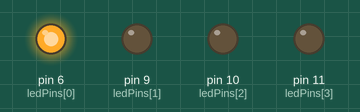
Recording of a sketch running on a simulated Arduino Uno, built with avr-gcc and run on an emulated ATmega328P. Shown: output pins drawn as LEDs (lit = HIGH).

Above: at 0.12 s.
At 0.87 s:
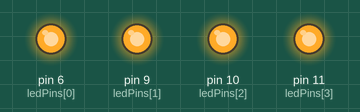
At 1.37 s:
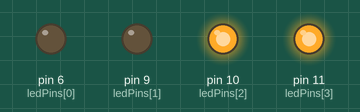
At 1.87 s:
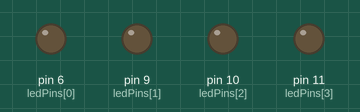
At 3.12 s:
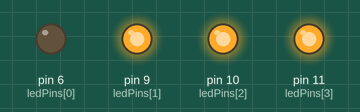
At 4.37 s:
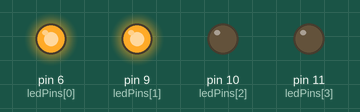
Timing chart, 0 to 4.7 s (numbered marks = the images above):
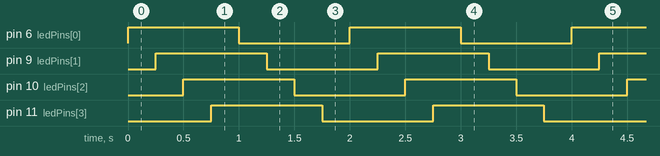

The sketch:

FourLed.ino
```cpp
const byte ledPins[4] = {6, 9, 10, 11};

void setup() {
  // Use GPIO pn 6, 9, 10, 11 as output
  for(int i = 0; i <= 3; i++){
    pinMode(ledPins[i], OUTPUT);
  }
}

void loop() {
  // Turn on LED
  for(int i = 0; i <= 3; i++){
    digitalWrite(ledPins[i], HIGH);
    delay(250);
  }

  // Turn off LED
  for(int i = 0; i <= 3; i++){
    digitalWrite(ledPins[i], LOW);
    delay(250);
  }
}
```

Measured:
- by itself, pin 6 (ledPins[0]), pin 9 (ledPins[1]), pin 10 (ledPins[2]), pin 11 (ledPins[3]): alternates HIGH for 1.0 s and LOW for 1.0 s
- by itself, everything shown: repeats every 2.0 s, in 8 steps
